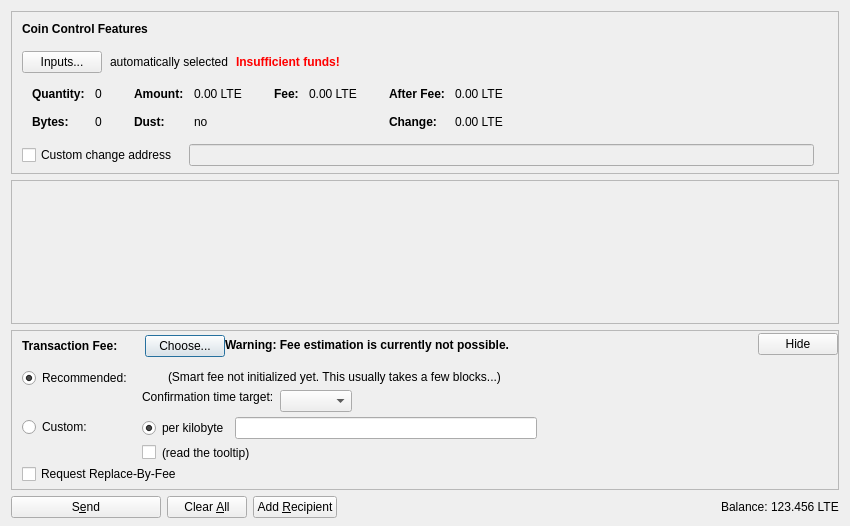
<?xml version="1.0" encoding="UTF-8"?>
<ui version="4.0">
 <class>SendCoinsDialog</class>
 <widget class="QDialog" name="SendCoinsDialog">
  <property name="geometry">
   <rect>
    <x>0</x>
    <y>0</y>
    <width>850</width>
    <height>526</height>
   </rect>
  </property>
  <property name="windowTitle">
   <string>Send Coins</string>
  </property>
  <layout class="QVBoxLayout" name="verticalLayout" stretch="0,1,0,0">
   <property name="bottomMargin">
    <number>8</number>
   </property>
   <item>
    <widget class="QFrame" name="frameCoinControl">
     <property name="sizePolicy">
      <sizepolicy hsizetype="Expanding" vsizetype="Expanding">
       <horstretch>0</horstretch>
       <verstretch>0</verstretch>
      </sizepolicy>
     </property>
     <property name="maximumSize">
      <size>
       <width>16777215</width>
       <height>16777215</height>
      </size>
     </property>
     <property name="frameShape">
      <enum>QFrame::StyledPanel</enum>
     </property>
     <property name="frameShadow">
      <enum>QFrame::Sunken</enum>
     </property>
     <layout class="QVBoxLayout" name="verticalLayoutCoinControl2">
      <property name="spacing">
       <number>0</number>
      </property>
      <property name="leftMargin">
       <number>0</number>
      </property>
      <property name="topMargin">
       <number>0</number>
      </property>
      <property name="rightMargin">
       <number>0</number>
      </property>
      <property name="bottomMargin">
       <number>6</number>
      </property>
      <item>
       <layout class="QVBoxLayout" name="verticalLayoutCoinControl" stretch="0,0,0,0,1">
        <property name="spacing">
         <number>0</number>
        </property>
        <property name="leftMargin">
         <number>10</number>
        </property>
        <property name="topMargin">
         <number>10</number>
        </property>
        <item>
         <layout class="QHBoxLayout" name="horizontalLayoutCoinControl1">
          <property name="bottomMargin">
           <number>15</number>
          </property>
          <item>
           <widget class="QLabel" name="labelCoinControlFeatures">
            <property name="sizePolicy">
             <sizepolicy hsizetype="Preferred" vsizetype="Maximum">
              <horstretch>0</horstretch>
              <verstretch>0</verstretch>
             </sizepolicy>
            </property>
            <property name="font">
             <font>
              <weight>75</weight>
              <bold>true</bold>
             </font>
            </property>
            <property name="styleSheet">
             <string notr="true">font-weight:bold;</string>
            </property>
            <property name="text">
             <string>Coin Control Features</string>
            </property>
           </widget>
          </item>
         </layout>
        </item>
        <item>
         <layout class="QHBoxLayout" name="horizontalLayoutCoinControl2" stretch="0,0,0,0">
          <property name="spacing">
           <number>8</number>
          </property>
          <property name="bottomMargin">
           <number>10</number>
          </property>
          <item>
           <widget class="QPushButton" name="pushButtonCoinControl">
            <property name="styleSheet">
             <string notr="true"/>
            </property>
            <property name="text">
             <string>Inputs...</string>
            </property>
            <property name="autoDefault">
             <bool>false</bool>
            </property>
           </widget>
          </item>
          <item>
           <widget class="QLabel" name="labelCoinControlAutomaticallySelected">
            <property name="text">
             <string>automatically selected</string>
            </property>
            <property name="margin">
             <number>5</number>
            </property>
           </widget>
          </item>
          <item>
           <widget class="QLabel" name="labelCoinControlInsuffFunds">
            <property name="font">
             <font>
              <weight>75</weight>
              <bold>true</bold>
             </font>
            </property>
            <property name="styleSheet">
             <string notr="true">color:red;font-weight:bold;</string>
            </property>
            <property name="text">
             <string>Insufficient funds!</string>
            </property>
            <property name="margin">
             <number>5</number>
            </property>
           </widget>
          </item>
          <item>
           <spacer name="horizontalSpacerCoinControl">
            <property name="orientation">
             <enum>Qt::Horizontal</enum>
            </property>
            <property name="sizeHint" stdset="0">
             <size>
              <width>40</width>
              <height>1</height>
             </size>
            </property>
           </spacer>
          </item>
         </layout>
        </item>
        <item>
         <widget class="QWidget" name="widgetCoinControl" native="true">
          <property name="sizePolicy">
           <sizepolicy hsizetype="Preferred" vsizetype="Preferred">
            <horstretch>0</horstretch>
            <verstretch>0</verstretch>
           </sizepolicy>
          </property>
          <property name="minimumSize">
           <size>
            <width>0</width>
            <height>0</height>
           </size>
          </property>
          <property name="styleSheet">
           <string notr="true"/>
          </property>
          <layout class="QHBoxLayout" name="horizontalLayoutCoinControl5">
           <property name="leftMargin">
            <number>0</number>
           </property>
           <property name="topMargin">
            <number>0</number>
           </property>
           <property name="rightMargin">
            <number>0</number>
           </property>
           <property name="bottomMargin">
            <number>0</number>
           </property>
           <item>
            <layout class="QHBoxLayout" name="horizontalLayoutCoinControl3" stretch="0,0,0,1">
             <property name="spacing">
              <number>20</number>
             </property>
             <property name="topMargin">
              <number>0</number>
             </property>
             <property name="bottomMargin">
              <number>10</number>
             </property>
             <item>
              <layout class="QFormLayout" name="formLayoutCoinControl1">
               <property name="horizontalSpacing">
                <number>10</number>
               </property>
               <property name="verticalSpacing">
                <number>14</number>
               </property>
               <property name="leftMargin">
                <number>10</number>
               </property>
               <property name="topMargin">
                <number>4</number>
               </property>
               <property name="rightMargin">
                <number>6</number>
               </property>
               <item row="0" column="0">
                <widget class="QLabel" name="labelCoinControlQuantityText">
                 <property name="font">
                  <font>
                   <weight>75</weight>
                   <bold>true</bold>
                  </font>
                 </property>
                 <property name="text">
                  <string>Quantity:</string>
                 </property>
                 <property name="margin">
                  <number>0</number>
                 </property>
                </widget>
               </item>
               <item row="0" column="1">
                <widget class="QLabel" name="labelCoinControlQuantity">
                 <property name="cursor">
                  <cursorShape>IBeamCursor</cursorShape>
                 </property>
                 <property name="contextMenuPolicy">
                  <enum>Qt::ActionsContextMenu</enum>
                 </property>
                 <property name="text">
                  <string notr="true">0</string>
                 </property>
                 <property name="margin">
                  <number>0</number>
                 </property>
                 <property name="textInteractionFlags">
                  <set>Qt::LinksAccessibleByMouse|Qt::TextSelectableByKeyboard|Qt::TextSelectableByMouse</set>
                 </property>
                </widget>
               </item>
               <item row="1" column="0">
                <widget class="QLabel" name="labelCoinControlBytesText">
                 <property name="font">
                  <font>
                   <weight>75</weight>
                   <bold>true</bold>
                  </font>
                 </property>
                 <property name="text">
                  <string>Bytes:</string>
                 </property>
                </widget>
               </item>
               <item row="1" column="1">
                <widget class="QLabel" name="labelCoinControlBytes">
                 <property name="cursor">
                  <cursorShape>IBeamCursor</cursorShape>
                 </property>
                 <property name="contextMenuPolicy">
                  <enum>Qt::ActionsContextMenu</enum>
                 </property>
                 <property name="text">
                  <string notr="true">0</string>
                 </property>
                 <property name="textInteractionFlags">
                  <set>Qt::LinksAccessibleByMouse|Qt::TextSelectableByKeyboard|Qt::TextSelectableByMouse</set>
                 </property>
                </widget>
               </item>
              </layout>
             </item>
             <item>
              <layout class="QFormLayout" name="formLayoutCoinControl2">
               <property name="horizontalSpacing">
                <number>10</number>
               </property>
               <property name="verticalSpacing">
                <number>14</number>
               </property>
               <property name="leftMargin">
                <number>6</number>
               </property>
               <property name="topMargin">
                <number>4</number>
               </property>
               <property name="rightMargin">
                <number>6</number>
               </property>
               <item row="0" column="0">
                <widget class="QLabel" name="labelCoinControlAmountText">
                 <property name="font">
                  <font>
                   <weight>75</weight>
                   <bold>true</bold>
                  </font>
                 </property>
                 <property name="text">
                  <string>Amount:</string>
                 </property>
                 <property name="margin">
                  <number>0</number>
                 </property>
                </widget>
               </item>
               <item row="0" column="1">
                <widget class="QLabel" name="labelCoinControlAmount">
                 <property name="cursor">
                  <cursorShape>IBeamCursor</cursorShape>
                 </property>
                 <property name="contextMenuPolicy">
                  <enum>Qt::ActionsContextMenu</enum>
                 </property>
                 <property name="text">
                  <string notr="true">0.00 LTE</string>
                 </property>
                 <property name="textInteractionFlags">
                  <set>Qt::LinksAccessibleByMouse|Qt::TextSelectableByKeyboard|Qt::TextSelectableByMouse</set>
                 </property>
                </widget>
               </item>
               <item row="1" column="0">
                <widget class="QLabel" name="labelCoinControlLowOutputText">
                 <property name="font">
                  <font>
                   <weight>75</weight>
                   <bold>true</bold>
                  </font>
                 </property>
                 <property name="text">
                  <string>Dust:</string>
                 </property>
                </widget>
               </item>
               <item row="1" column="1">
                <widget class="QLabel" name="labelCoinControlLowOutput">
                 <property name="cursor">
                  <cursorShape>IBeamCursor</cursorShape>
                 </property>
                 <property name="contextMenuPolicy">
                  <enum>Qt::ActionsContextMenu</enum>
                 </property>
                 <property name="text">
                  <string notr="true">no</string>
                 </property>
                 <property name="textInteractionFlags">
                  <set>Qt::LinksAccessibleByMouse|Qt::TextSelectableByKeyboard|Qt::TextSelectableByMouse</set>
                 </property>
                </widget>
               </item>
              </layout>
             </item>
             <item>
              <layout class="QFormLayout" name="formLayoutCoinControl3">
               <property name="horizontalSpacing">
                <number>10</number>
               </property>
               <property name="verticalSpacing">
                <number>14</number>
               </property>
               <property name="leftMargin">
                <number>6</number>
               </property>
               <property name="topMargin">
                <number>4</number>
               </property>
               <property name="rightMargin">
                <number>6</number>
               </property>
               <item row="0" column="0">
                <widget class="QLabel" name="labelCoinControlFeeText">
                 <property name="font">
                  <font>
                   <weight>75</weight>
                   <bold>true</bold>
                  </font>
                 </property>
                 <property name="text">
                  <string>Fee:</string>
                 </property>
                 <property name="margin">
                  <number>0</number>
                 </property>
                </widget>
               </item>
               <item row="0" column="1">
                <widget class="QLabel" name="labelCoinControlFee">
                 <property name="cursor">
                  <cursorShape>IBeamCursor</cursorShape>
                 </property>
                 <property name="contextMenuPolicy">
                  <enum>Qt::ActionsContextMenu</enum>
                 </property>
                 <property name="text">
                  <string notr="true">0.00 LTE</string>
                 </property>
                 <property name="textInteractionFlags">
                  <set>Qt::LinksAccessibleByMouse|Qt::TextSelectableByKeyboard|Qt::TextSelectableByMouse</set>
                 </property>
                </widget>
               </item>
              </layout>
             </item>
             <item>
              <layout class="QFormLayout" name="formLayoutCoinControl4">
               <property name="horizontalSpacing">
                <number>10</number>
               </property>
               <property name="verticalSpacing">
                <number>14</number>
               </property>
               <property name="leftMargin">
                <number>6</number>
               </property>
               <property name="topMargin">
                <number>4</number>
               </property>
               <property name="rightMargin">
                <number>6</number>
               </property>
               <item row="0" column="0">
                <widget class="QLabel" name="labelCoinControlAfterFeeText">
                 <property name="font">
                  <font>
                   <weight>75</weight>
                   <bold>true</bold>
                  </font>
                 </property>
                 <property name="text">
                  <string>After Fee:</string>
                 </property>
                 <property name="margin">
                  <number>0</number>
                 </property>
                </widget>
               </item>
               <item row="0" column="1">
                <widget class="QLabel" name="labelCoinControlAfterFee">
                 <property name="cursor">
                  <cursorShape>IBeamCursor</cursorShape>
                 </property>
                 <property name="contextMenuPolicy">
                  <enum>Qt::ActionsContextMenu</enum>
                 </property>
                 <property name="text">
                  <string notr="true">0.00 LTE</string>
                 </property>
                 <property name="textInteractionFlags">
                  <set>Qt::LinksAccessibleByMouse|Qt::TextSelectableByKeyboard|Qt::TextSelectableByMouse</set>
                 </property>
                </widget>
               </item>
               <item row="1" column="0">
                <widget class="QLabel" name="labelCoinControlChangeText">
                 <property name="font">
                  <font>
                   <weight>75</weight>
                   <bold>true</bold>
                  </font>
                 </property>
                 <property name="text">
                  <string>Change:</string>
                 </property>
                </widget>
               </item>
               <item row="1" column="1">
                <widget class="QLabel" name="labelCoinControlChange">
                 <property name="cursor">
                  <cursorShape>IBeamCursor</cursorShape>
                 </property>
                 <property name="contextMenuPolicy">
                  <enum>Qt::ActionsContextMenu</enum>
                 </property>
                 <property name="text">
                  <string notr="true">0.00 LTE</string>
                 </property>
                 <property name="textInteractionFlags">
                  <set>Qt::LinksAccessibleByMouse|Qt::TextSelectableByKeyboard|Qt::TextSelectableByMouse</set>
                 </property>
                </widget>
               </item>
              </layout>
             </item>
            </layout>
           </item>
          </layout>
         </widget>
        </item>
        <item>
         <layout class="QHBoxLayout" name="horizontalLayoutCoinControl4" stretch="0,0,0">
          <property name="spacing">
           <number>12</number>
          </property>
          <property name="sizeConstraint">
           <enum>QLayout::SetDefaultConstraint</enum>
          </property>
          <property name="topMargin">
           <number>5</number>
          </property>
          <property name="rightMargin">
           <number>5</number>
          </property>
          <item>
           <widget class="QCheckBox" name="checkBoxCoinControlChange">
            <property name="toolTip">
             <string>If this is activated, but the change address is empty or invalid, change will be sent to a newly generated address.</string>
            </property>
            <property name="text">
             <string>Custom change address</string>
            </property>
           </widget>
          </item>
          <item>
           <widget class="QValidatedLineEdit" name="lineEditCoinControlChange">
            <property name="enabled">
             <bool>false</bool>
            </property>
            <property name="sizePolicy">
             <sizepolicy hsizetype="Expanding" vsizetype="Fixed">
              <horstretch>0</horstretch>
              <verstretch>0</verstretch>
             </sizepolicy>
            </property>
           </widget>
          </item>
          <item>
           <widget class="QLabel" name="labelCoinControlChangeLabel">
            <property name="sizePolicy">
             <sizepolicy hsizetype="Preferred" vsizetype="Expanding">
              <horstretch>0</horstretch>
              <verstretch>0</verstretch>
             </sizepolicy>
            </property>
            <property name="minimumSize">
             <size>
              <width>0</width>
              <height>0</height>
             </size>
            </property>
            <property name="text">
             <string/>
            </property>
            <property name="margin">
             <number>3</number>
            </property>
           </widget>
          </item>
         </layout>
        </item>
        <item>
         <spacer name="verticalSpacerCoinControl">
          <property name="orientation">
           <enum>Qt::Vertical</enum>
          </property>
          <property name="sizeHint" stdset="0">
           <size>
            <width>800</width>
            <height>1</height>
           </size>
          </property>
         </spacer>
        </item>
       </layout>
      </item>
     </layout>
    </widget>
   </item>
   <item>
    <widget class="QScrollArea" name="scrollArea">
     <property name="widgetResizable">
      <bool>true</bool>
     </property>
     <widget class="QWidget" name="scrollAreaWidgetContents">
      <property name="geometry">
       <rect>
        <x>0</x>
        <y>0</y>
        <width>830</width>
        <height>104</height>
       </rect>
      </property>
      <layout class="QVBoxLayout" name="verticalLayout_2" stretch="0,1">
       <property name="leftMargin">
        <number>0</number>
       </property>
       <property name="topMargin">
        <number>0</number>
       </property>
       <property name="rightMargin">
        <number>0</number>
       </property>
       <property name="bottomMargin">
        <number>0</number>
       </property>
       <item>
        <layout class="QVBoxLayout" name="entries">
         <property name="spacing">
          <number>6</number>
         </property>
        </layout>
       </item>
       <item>
        <spacer name="verticalSpacer">
         <property name="orientation">
          <enum>Qt::Vertical</enum>
         </property>
         <property name="sizeHint" stdset="0">
          <size>
           <width>20</width>
           <height>40</height>
          </size>
         </property>
        </spacer>
       </item>
      </layout>
     </widget>
    </widget>
   </item>
   <item>
    <widget class="QFrame" name="frameFee">
     <property name="sizePolicy">
      <sizepolicy hsizetype="Expanding" vsizetype="Expanding">
       <horstretch>0</horstretch>
       <verstretch>0</verstretch>
      </sizepolicy>
     </property>
     <property name="maximumSize">
      <size>
       <width>16777215</width>
       <height>16777215</height>
      </size>
     </property>
     <property name="frameShape">
      <enum>QFrame::StyledPanel</enum>
     </property>
     <property name="frameShadow">
      <enum>QFrame::Sunken</enum>
     </property>
     <layout class="QVBoxLayout" name="verticalLayoutFee1">
      <property name="spacing">
       <number>0</number>
      </property>
      <property name="leftMargin">
       <number>0</number>
      </property>
      <property name="topMargin">
       <number>0</number>
      </property>
      <property name="rightMargin">
       <number>0</number>
      </property>
      <property name="bottomMargin">
       <number>0</number>
      </property>
      <item>
       <layout class="QVBoxLayout" name="verticalLayoutFee2" stretch="0,0,0">
        <property name="spacing">
         <number>0</number>
        </property>
        <property name="leftMargin">
         <number>10</number>
        </property>
        <property name="topMargin">
         <number>0</number>
        </property>
        <item>
         <layout class="QHBoxLayout" name="horizontalLayoutFee1">
          <property name="bottomMargin">
           <number>0</number>
          </property>
          <item>
           <layout class="QVBoxLayout" name="verticalLayoutFee7">
            <property name="spacing">
             <number>0</number>
            </property>
            <item>
             <spacer name="verticalSpacerSmartFee">
              <property name="orientation">
               <enum>Qt::Vertical</enum>
              </property>
              <property name="sizeType">
               <enum>QSizePolicy::Fixed</enum>
              </property>
              <property name="sizeHint" stdset="0">
               <size>
                <width>1</width>
                <height>4</height>
               </size>
              </property>
             </spacer>
            </item>
            <item>
             <layout class="QHBoxLayout" name="horizontalLayoutSmartFee">
              <property name="spacing">
               <number>10</number>
              </property>
              <item>
               <widget class="QLabel" name="labelFeeHeadline">
                <property name="sizePolicy">
                 <sizepolicy hsizetype="Preferred" vsizetype="Maximum">
                  <horstretch>0</horstretch>
                  <verstretch>0</verstretch>
                 </sizepolicy>
                </property>
                <property name="font">
                 <font>
                  <weight>75</weight>
                  <bold>true</bold>
                 </font>
                </property>
                <property name="styleSheet">
                 <string notr="true">font-weight:bold;</string>
                </property>
                <property name="text">
                 <string>Transaction Fee:</string>
                </property>
               </widget>
              </item>
              <item>
               <widget class="QLabel" name="labelFeeMinimized">
                <property name="text">
                 <string/>
                </property>
               </widget>
              </item>
              <item>
               <widget class="QPushButton" name="buttonChooseFee">
                <property name="text">
                 <string>Choose...</string>
                </property>
               </widget>
              </item>
             </layout>
            </item>
            <item>
             <spacer name="verticalSpacer_5">
              <property name="orientation">
               <enum>Qt::Vertical</enum>
              </property>
              <property name="sizeHint" stdset="0">
               <size>
                <width>1</width>
                <height>1</height>
               </size>
              </property>
             </spacer>
            </item>
           </layout>
          </item>
          <item>
           <widget class="QLabel" name="fallbackFeeWarningLabel">
            <property name="toolTip">
             <string>Using the fallbackfee can result in sending a transaction that will take several hours or days (or never) to confirm. Consider choosing your fee manually or wait until you have validated the complete chain.</string>
            </property>
            <property name="font">
            <font>
                <weight>75</weight>
                <bold>true</bold>
            </font>
            </property>
            <property name="text">
             <string>Warning: Fee estimation is currently not possible.</string>
            </property>
            <property name="wordWrap">
             <bool>false</bool>
            </property>
           </widget>
          </item>
          <item>
           <spacer name="horizontalSpacer_4">
            <property name="orientation">
             <enum>Qt::Horizontal</enum>
            </property>
            <property name="sizeType">
             <enum>QSizePolicy::MinimumExpanding</enum>
            </property>
            <property name="sizeHint" stdset="0">
             <size>
              <width>40</width>
              <height>20</height>
             </size>
            </property>
           </spacer>
          </item>
          <item>
           <widget class="QPushButton" name="buttonMinimizeFee">
            <property name="toolTip">
             <string>collapse fee-settings</string>
            </property>
            <property name="text">
             <string>Hide</string>
            </property>
           </widget>
          </item>
         </layout>
        </item>
        <item>
         <widget class="QFrame" name="frameFeeSelection">
          <layout class="QVBoxLayout" name="verticalLayoutFee12">
           <property name="spacing">
            <number>0</number>
           </property>
           <property name="leftMargin">
            <number>0</number>
           </property>
           <property name="topMargin">
            <number>0</number>
           </property>
           <property name="rightMargin">
            <number>0</number>
           </property>
           <property name="bottomMargin">
            <number>0</number>
           </property>
           <item>
            <layout class="QGridLayout" name="gridLayoutFee">
             <property name="topMargin">
              <number>10</number>
             </property>
             <property name="bottomMargin">
              <number>4</number>
             </property>
             <property name="horizontalSpacing">
              <number>10</number>
             </property>
             <property name="verticalSpacing">
              <number>4</number>
             </property>
             <item row="1" column="1">
              <layout class="QVBoxLayout" name="verticalLayoutFee8">
               <property name="spacing">
                <number>6</number>
               </property>
               <item>
                <layout class="QHBoxLayout" name="horizontalLayoutFee13">
                 <item>
                  <widget class="QRadioButton" name="radioCustomPerKilobyte">
                   <property name="toolTip">
                    <string>If the custom fee is set to 1000 satoshis and the transaction is only 250 bytes, then &quot;per kilobyte&quot; only pays 250 satoshis in fee, while &quot;total at least&quot; pays 1000 satoshis. For transactions bigger than a kilobyte both pay by kilobyte.</string>
                   </property>
                   <property name="text">
                    <string>per kilobyte</string>
                   </property>
                   <property name="checked">
                    <bool>true</bool>
                   </property>
                   <attribute name="buttonGroup">
                    <string notr="true">groupCustomFee</string>
                   </attribute>
                  </widget>
                 </item>
                 <item>
                  <widget class="BitcoinAmountField" name="customFee"/>
                 </item>
                 <item>
                  <spacer name="horizontalSpacer_6">
                   <property name="orientation">
                    <enum>Qt::Horizontal</enum>
                   </property>
                   <property name="sizeHint" stdset="0">
                    <size>
                     <width>1</width>
                     <height>1</height>
                    </size>
                   </property>
                  </spacer>
                 </item>
                </layout>
               </item>
               <item>
                <layout class="QHBoxLayout" name="horizontalLayoutFee8">
                 <item>
                  <widget class="QCheckBox" name="checkBoxMinimumFee">
                   <property name="toolTip">
                    <string>Paying only the minimum fee is just fine as long as there is less transaction volume than space in the blocks. But be aware that this can end up in a never confirming transaction once there is more demand for LTE transactions than the network can process.</string>
                   </property>
                   <property name="text">
                    <string/>
                   </property>
                  </widget>
                 </item>
                 <item>
                  <widget class="QLabel" name="labelMinFeeWarning">
                   <property name="enabled">
                    <bool>true</bool>
                   </property>
                   <property name="toolTip">
                    <string>Paying only the minimum fee is just fine as long as there is less transaction volume than space in the blocks. But be aware that this can end up in a never confirming transaction once there is more demand for LTE transactions than the network can process.</string>
                   </property>
                   <property name="text">
                    <string>(read the tooltip)</string>
                   </property>
                   <property name="margin">
                    <number>5</number>
                   </property>
                  </widget>
                 </item>
                 <item>
                  <spacer name="horizontalSpacer_2">
                   <property name="orientation">
                    <enum>Qt::Horizontal</enum>
                   </property>
                   <property name="sizeHint" stdset="0">
                    <size>
                     <width>1</width>
                     <height>1</height>
                    </size>
                   </property>
                  </spacer>
                 </item>
                </layout>
               </item>
              </layout>
             </item>
             <item row="0" column="0">
              <layout class="QVBoxLayout" name="verticalLayoutFee4" stretch="0,1">
               <item>
                <widget class="QRadioButton" name="radioSmartFee">
                 <property name="text">
                  <string>Recommended:</string>
                 </property>
                 <property name="checked">
                  <bool>true</bool>
                 </property>
                 <attribute name="buttonGroup">
                  <string notr="true">groupFee</string>
                 </attribute>
                </widget>
               </item>
               <item>
                <spacer name="verticalSpacer_2">
                 <property name="orientation">
                  <enum>Qt::Vertical</enum>
                 </property>
                 <property name="sizeHint" stdset="0">
                  <size>
                   <width>1</width>
                   <height>1</height>
                  </size>
                 </property>
                </spacer>
               </item>
              </layout>
             </item>
             <item row="1" column="0">
              <layout class="QVBoxLayout" name="verticalLayoutFee9" stretch="0,1">
               <item>
                <widget class="QRadioButton" name="radioCustomFee">
                 <property name="text">
                  <string>Custom:</string>
                 </property>
                 <attribute name="buttonGroup">
                  <string notr="true">groupFee</string>
                 </attribute>
                </widget>
               </item>
               <item>
                <spacer name="verticalSpacer_6">
                 <property name="orientation">
                  <enum>Qt::Vertical</enum>
                 </property>
                 <property name="sizeHint" stdset="0">
                  <size>
                   <width>1</width>
                   <height>1</height>
                  </size>
                 </property>
                </spacer>
               </item>
              </layout>
             </item>
             <item row="0" column="1">
              <layout class="QVBoxLayout" name="verticalLayoutFee3" stretch="0,0,1">
               <property name="spacing">
                <number>6</number>
               </property>
               <property name="topMargin">
                <number>2</number>
               </property>
               <item>
                <layout class="QHBoxLayout" name="horizontalLayoutFee12">
                 <item>
                  <widget class="QLabel" name="labelSmartFee">
                   <property name="text">
                    <string/>
                   </property>
                   <property name="margin">
                    <number>2</number>
                   </property>
                  </widget>
                 </item>
                 <item>
                  <widget class="QLabel" name="labelFeeEstimation">
                   <property name="text">
                    <string/>
                   </property>
                  </widget>
                 </item>
                 <item>
                  <widget class="QLabel" name="labelSmartFee2">
                   <property name="text">
                    <string>(Smart fee not initialized yet. This usually takes a few blocks...)</string>
                   </property>
                   <property name="margin">
                    <number>2</number>
                   </property>
                  </widget>
                 </item>
                 <item>
                  <spacer name="horizontalSpacer_5">
                   <property name="orientation">
                    <enum>Qt::Horizontal</enum>
                   </property>
                   <property name="sizeHint" stdset="0">
                    <size>
                     <width>1</width>
                     <height>1</height>
                    </size>
                   </property>
                  </spacer>
                 </item>
                </layout>
               </item>
               <item>
                <layout class="QHBoxLayout" name="horizontalLayoutFee9">
                 <item>
                  <layout class="QVBoxLayout" name="verticalLayoutFee6">
                   <item>
                    <widget class="QLabel" name="labelSmartFee3">
                     <property name="text">
                      <string>Confirmation time target:</string>
                     </property>
                     <property name="margin">
                      <number>2</number>
                     </property>
                    </widget>
                   </item>
                   <item>
                    <spacer name="verticalSpacer_3">
                     <property name="orientation">
                      <enum>Qt::Vertical</enum>
                     </property>
                     <property name="sizeHint" stdset="0">
                      <size>
                       <width>1</width>
                       <height>1</height>
                      </size>
                     </property>
                    </spacer>
                   </item>
                  </layout>
                 </item>
                 <item>
                  <layout class="QVBoxLayout" name="verticalLayoutFee5">
                   <property name="rightMargin">
                    <number>30</number>
                   </property>
                   <item>
                    <layout class="QHBoxLayout" name="horizontalLayoutConfTarget">
                     <property name="bottomMargin">
                      <number>0</number>
                     </property>
                     <item>
                      <widget class="QComboBox" name="confTargetSelector"/>
                     </item>
                     <item>
                      <spacer name="horizontalSpacerConfTarget">
                       <property name="orientation">
                        <enum>Qt::Horizontal</enum>
                       </property>
                       <property name="sizeHint" stdset="0">
                        <size>
                         <width>40</width>
                         <height>20</height>
                        </size>
                       </property>
                      </spacer>
                     </item>
                    </layout>
                   </item>
                  </layout>
                 </item>
                </layout>
               </item>
               <item>
                <spacer name="verticalSpacer_4">
                 <property name="orientation">
                  <enum>Qt::Vertical</enum>
                 </property>
                 <property name="sizeHint" stdset="0">
                  <size>
                   <width>1</width>
                   <height>1</height>
                  </size>
                 </property>
                </spacer>
               </item>
              </layout>
             </item>
            </layout>
           </item>
           <item>
            <widget class="QCheckBox" name="optInRBF">
             <property name="text">
              <string>Request Replace-By-Fee</string>
             </property>
             <property name="toolTip">
              <string>Indicates that the sender may wish to replace this transaction with a new one paying higher fees (prior to being confirmed).</string>
             </property>
            </widget>
           </item>
          </layout>
         </widget>
        </item>
        <item>
         <spacer name="verticalSpacerFee">
          <property name="orientation">
           <enum>Qt::Vertical</enum>
          </property>
          <property name="sizeHint" stdset="0">
           <size>
            <width>40</width>
            <height>5</height>
           </size>
          </property>
         </spacer>
        </item>
       </layout>
      </item>
     </layout>
    </widget>
   </item>
   <item>
    <layout class="QHBoxLayout" name="horizontalLayout">
     <item>
      <widget class="QPushButton" name="sendButton">
       <property name="minimumSize">
        <size>
         <width>150</width>
         <height>0</height>
        </size>
       </property>
       <property name="toolTip">
        <string>Confirm the send action</string>
       </property>
       <property name="text">
        <string>S&amp;end</string>
       </property>
       <property name="icon">
        <iconset resource="../bitcoin.qrc">
         <normaloff>:/icons/send</normaloff>:/icons/send</iconset>
       </property>
       <property name="autoDefault">
        <bool>false</bool>
       </property>
       <property name="default">
        <bool>false</bool>
       </property>
      </widget>
     </item>
     <item>
      <widget class="QPushButton" name="clearButton">
       <property name="sizePolicy">
        <sizepolicy hsizetype="Minimum" vsizetype="Fixed">
         <horstretch>0</horstretch>
         <verstretch>0</verstretch>
        </sizepolicy>
       </property>
       <property name="toolTip">
        <string>Clear all fields of the form.</string>
       </property>
       <property name="text">
        <string>Clear &amp;All</string>
       </property>
       <property name="icon">
        <iconset resource="../bitcoin.qrc">
         <normaloff>:/icons/remove</normaloff>:/icons/remove</iconset>
       </property>
       <property name="autoDefault">
        <bool>false</bool>
       </property>
      </widget>
     </item>
     <item>
      <widget class="QPushButton" name="addButton">
       <property name="toolTip">
        <string>Send to multiple recipients at once</string>
       </property>
       <property name="text">
        <string>Add &amp;Recipient</string>
       </property>
       <property name="icon">
        <iconset resource="../bitcoin.qrc">
         <normaloff>:/icons/add</normaloff>:/icons/add</iconset>
       </property>
       <property name="autoDefault">
        <bool>false</bool>
       </property>
      </widget>
     </item>
     <item>
      <spacer name="horizontalSpacer">
       <property name="orientation">
        <enum>Qt::Horizontal</enum>
       </property>
       <property name="sizeHint" stdset="0">
        <size>
         <width>40</width>
         <height>20</height>
        </size>
       </property>
      </spacer>
     </item>
     <item>
      <layout class="QHBoxLayout" name="horizontalLayout_2">
       <property name="spacing">
        <number>3</number>
       </property>
       <item>
        <widget class="QLabel" name="label">
         <property name="sizePolicy">
          <sizepolicy hsizetype="Preferred" vsizetype="Fixed">
           <horstretch>0</horstretch>
           <verstretch>0</verstretch>
          </sizepolicy>
         </property>
         <property name="text">
          <string>Balance:</string>
         </property>
        </widget>
       </item>
       <item>
        <widget class="QLabel" name="labelBalance">
         <property name="sizePolicy">
          <sizepolicy hsizetype="Preferred" vsizetype="Fixed">
           <horstretch>0</horstretch>
           <verstretch>0</verstretch>
          </sizepolicy>
         </property>
         <property name="cursor">
          <cursorShape>IBeamCursor</cursorShape>
         </property>
         <property name="text">
          <string notr="true">123.456 LTE</string>
         </property>
         <property name="textInteractionFlags">
          <set>Qt::LinksAccessibleByMouse|Qt::TextSelectableByKeyboard|Qt::TextSelectableByMouse</set>
         </property>
        </widget>
       </item>
      </layout>
     </item>
    </layout>
   </item>
  </layout>
 </widget>
 <customwidgets>
  <customwidget>
   <class>QValidatedLineEdit</class>
   <extends>QLineEdit</extends>
   <header>qvalidatedlineedit.h</header>
  </customwidget>
  <customwidget>
   <class>BitcoinAmountField</class>
   <extends>QLineEdit</extends>
   <header>bitcoinamountfield.h</header>
   <container>1</container>
  </customwidget>
 </customwidgets>
 <resources>
  <include location="../bitcoin.qrc"/>
 </resources>
 <connections/>
 <buttongroups>
  <buttongroup name="groupFee"/>
  <buttongroup name="groupCustomFee"/>
 </buttongroups>
</ui>
